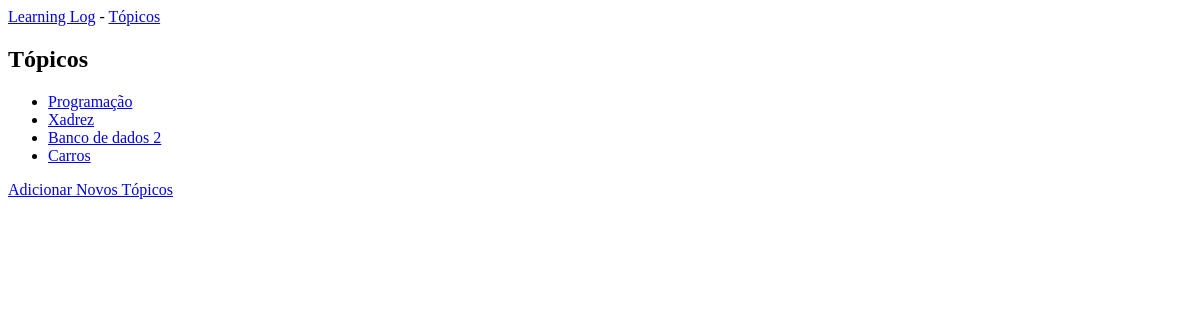
Before: /topics/ with the older database file.
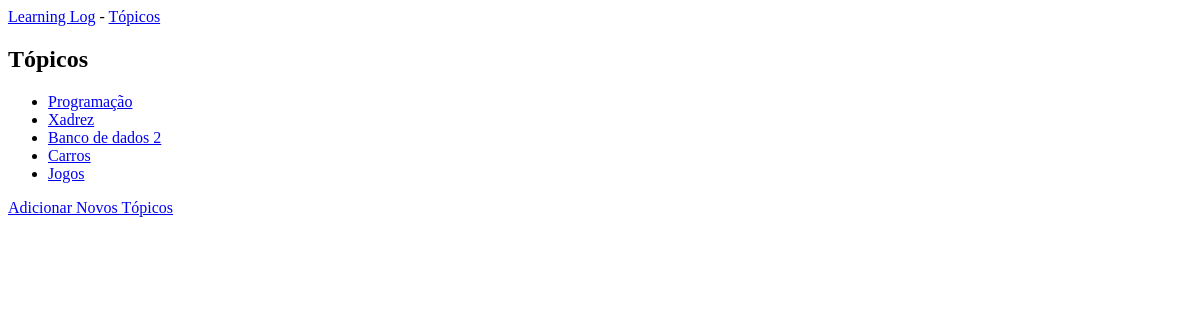
After: the same page with the newer database file.
### learning_logs/models.py (models this page shows)
class Topic(models.Model):
    text = models.CharField(max_length=200)
    date_added = models.DateTimeField(auto_now_add=True)
    def __str__(self):
        return self.text

### learning_logs/views.py (the view)
# urls.py: path('topics/', views.topics, name='topics'),
def topics(request):
    topics = Topic.objects.order_by('date_added')
    context = {'topics': topics}
    return render(request, 'learning_logs/topics.html', context)

### learning_logs/templates/learning_logs/topics.html
{% extends "learning_logs/base.html" %}
{% block content %}
    <h2>Tópicos</h2>
    <ul>
        {% for topic in topics %}
            <li>
                <a href="{% url 'topic' topic.id %}">{{ topic }}</a>
            </li>
        {% empty %}
            <li>Não há tópicos adicionados</li>
        {% endfor %}
    </ul>
    <a href="{% url 'new_topic'%}">Adicionar Novos Tópicos</a>
{% endblock content %}

Changed rows visible on the page:
added Topic: text "Jogos"
